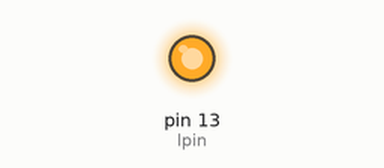
Simulated run of this sketch. Board: Arduino Uno, built with avr-gcc and run on an emulated ATmega328P. On the bench: output pins drawn as LEDs (lit = HIGH).

Above: at 0.1 s.
At 38.6 s:
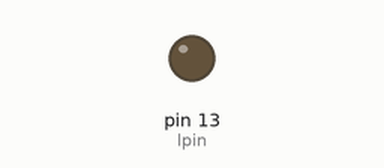
Timing chart, 0 to 40.0 s (numbered marks = the images above):
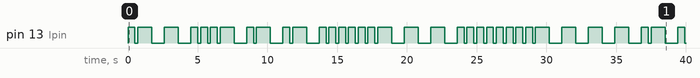

The sketch:

char.ino
```cpp
int lpin = 13;
int i;
void setup() {
  // put your setup code here, to run once:
  pinMode(lpin,OUTPUT);
}

void loop() {
  // put your main code here, to run repeatedly:
//  A的摩斯密码
 for(i=0;i<2;i++)
 {
  if(i==0)
  {
    shorttime();
  }
  else
  {
    longtime();
  }
 }
// B的摩斯密码
  for(i=0;i<4;i++)
  {
    if(i==0)
    {
      longtime();
    }
    else
    {
      shorttime();
    }
  }
//  C的摩斯密码
  for(i=0;i<4;i++)
  {
    if(i==0||i==2)
    {
      longtime();
    }
    else
    {
      shorttime();
    }
  }
//  D的摩斯密码
  for(i=0;i<3;i++)
  {
    if(i==0)
    {
      longtime();
    }
    else
    {
      shorttime();
    }
  }
 //  E的摩斯密码
  for(i=0;i<1;i++)
  {
    shorttime();
  }
//  F的摩斯密码
  for(i=0;i<4;i++)
  {
    if(i==3)
    {
      longtime();
    }
    else
    {
      shorttime();
    }
  }
//  G的摩斯密码
  for(i=0;i<3;i++)
  {
    if(i==2)
    {
      shorttime();
    }
    else
    {
      longtime();
    }
  }
//  H的摩斯密码
  for(i=0;i<4;i++)
  {
  shorttime();
  }
//I的摩斯密码
for(i=0;i<2;i++)
{
  shorttime();
}
//J的摩斯密码
for(i=0;i<4;i++)
{
  if(i==0)
  {
    shorttime();
  }
  else
  {
    longtime();
  }
 }
// k的摩斯密码
for(i=0;i<3;i++)
{
  if(i==1)
  {
    shorttime();
  }
  else
  {
    longtime();
  }
}
//  L的摩斯密码
  for(i=0;i<4;i++)
  {
    if(i==2)
    {
      longtime();
    }
    else
    {
      shorttime();
    }
  }
//  m的摩斯密码
for(i=0;i<2;i++)
{
  longtime();
}
//n的摩斯密码
 for(i=0;i<2;i++)
 {
  if(i==0)
  {
    longtime();
  }
  else{
    shorttime();
  }
 }
//  O的摩斯密码
  for(i=0;i<3;i++)
  {
    longtime();
  }
//  P的摩斯密码
for(i=0;i<4;i++)
{
  if(i==0||i==3)
  {
    shorttime();
  }
  else
  {
    longtime();
  }
}
//Q的摩斯密码
for(i=0;i<4;i++)
{
  if(i==3)
  {
    shorttime();
  }
  else
  {
    longtime();
  }
}
//R的摩斯密码
for(i=0;i<3;i++)
{
  if(i==1)
  {
    longtime();
  }
  else
  {
    shorttime();
  }
}
//S的摩斯密码
for(i=0;i<3;i++)
{
  shorttime();
}
//T的摩斯密码
for(i=0;i<1;i++)
{
  longtime();
}
//U的摩斯密码
for(i=0;i<3;i++)
{
  if(i==2)
  {
    longtime();
  }
  else
  {
    shorttime();
  }
}
//V的摩斯密码
for(i=0;i<4;i++)
{
  if(i==3)
  {
    longtime();
  }
  else
  {
    shorttime();
  }
}
//W的摩斯密码
for(i=0;i<3;i++)
{
  if(i==0)
  {
    shorttime();
  }
  else
  {
    longtime();
  }
}
//X的摩斯密码
for(i=0;i<4;i++)
{
  if(i==1||i==2)
  {
    shorttime();
  }
  else
  {
    longtime();
  }
}
//Y的摩斯密码
for(i=0;i<4;i++)
{
  if(i==1)
  {
    shorttime();
  }
  else
  {
    longtime();
  }
}
//Z的摩斯密码
for(i=0;i<3;i++)
{
  if(i==2)
  {
    shorttime();
  }
  else
  {
    longtime();
  }
}
}
void longtime()
 {
   digitalWrite(lpin,HIGH);
   delay(1000);
   digitalWrite(lpin,LOW);
   delay(900);
 }
void shorttime()
 {
  digitalWrite(lpin,HIGH);
  delay(500);
  digitalWrite(lpin,LOW);
  delay(200);
 }
```

Measured:
- by itself, pin 13 (lpin): LOW → HIGH at 0.00 s, → LOW 0.50 s later, → HIGH 0.20 s later, → LOW 1.0 s later, … (70 changes in this stretch)
